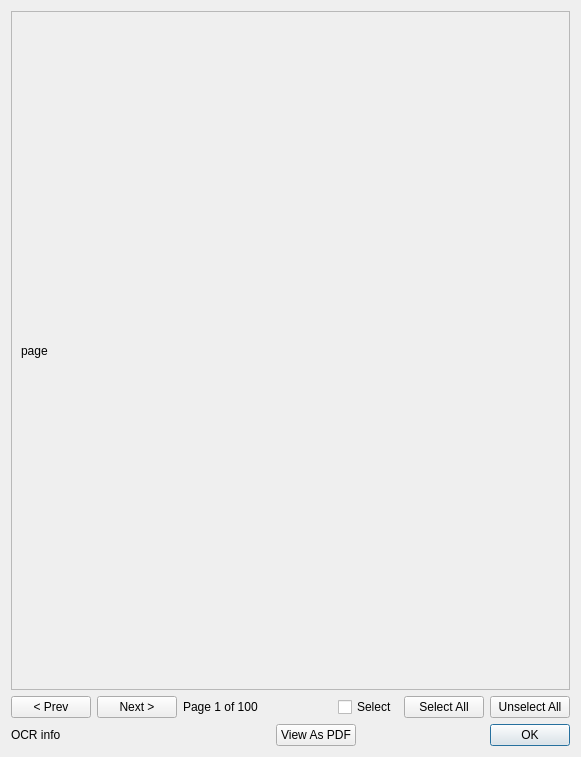
<?xml version="1.0" encoding="UTF-8"?>
<ui version="4.0">
 <class>InsightJournalWindow</class>
 <widget class="QDialog" name="InsightJournalWindow">
  <property name="geometry">
   <rect>
    <x>0</x>
    <y>0</y>
    <width>581</width>
    <height>757</height>
   </rect>
  </property>
  <property name="windowTitle">
   <string>Dialog</string>
  </property>
  <layout class="QVBoxLayout" name="verticalLayout_3">
   <item>
    <layout class="QVBoxLayout" name="verticalLayout">
     <item>
      <widget class="QScrollArea" name="scrollArea">
       <property name="widgetResizable">
        <bool>true</bool>
       </property>
       <widget class="QWidget" name="scrollAreaWidgetContents">
        <property name="geometry">
         <rect>
          <x>0</x>
          <y>0</y>
          <width>559</width>
          <height>673</height>
         </rect>
        </property>
        <layout class="QVBoxLayout" name="verticalLayout_2">
         <item>
          <widget class="QLabel" name="page">
           <property name="text">
            <string>page</string>
           </property>
          </widget>
         </item>
        </layout>
       </widget>
      </widget>
     </item>
     <item>
      <layout class="QHBoxLayout" name="horizontalLayout_3">
       <item>
        <layout class="QHBoxLayout" name="horizontalLayout">
         <item>
          <widget class="QPushButton" name="prevButton">
           <property name="text">
            <string>&lt; Prev</string>
           </property>
          </widget>
         </item>
         <item>
          <widget class="QPushButton" name="nextButton">
           <property name="text">
            <string>Next &gt;</string>
           </property>
          </widget>
         </item>
         <item>
          <widget class="QLabel" name="pageInfo">
           <property name="text">
            <string>Page 1 of 100</string>
           </property>
          </widget>
         </item>
        </layout>
       </item>
       <item>
        <spacer name="horizontalSpacer">
         <property name="orientation">
          <enum>Qt::Horizontal</enum>
         </property>
         <property name="sizeHint" stdset="0">
          <size>
           <width>40</width>
           <height>20</height>
          </size>
         </property>
        </spacer>
       </item>
       <item>
        <layout class="QHBoxLayout" name="horizontalLayout_2">
         <item>
          <widget class="QCheckBox" name="selectPageButton">
           <property name="text">
            <string>Select</string>
           </property>
          </widget>
         </item>
         <item>
          <widget class="QPushButton" name="selectAllButton">
           <property name="text">
            <string>Select All</string>
           </property>
          </widget>
         </item>
         <item>
          <widget class="QPushButton" name="unselectAllButton">
           <property name="text">
            <string>Unselect All</string>
           </property>
          </widget>
         </item>
        </layout>
       </item>
      </layout>
     </item>
     <item>
      <layout class="QHBoxLayout" name="horizontalLayout_4">
       <item>
        <widget class="QLabel" name="ocrInfo">
         <property name="text">
          <string>OCR info</string>
         </property>
         <property name="textInteractionFlags">
          <set>Qt::LinksAccessibleByMouse|Qt::TextSelectableByMouse</set>
         </property>
        </widget>
       </item>
       <item>
        <spacer name="horizontalSpacer_2">
         <property name="orientation">
          <enum>Qt::Horizontal</enum>
         </property>
         <property name="sizeHint" stdset="0">
          <size>
           <width>40</width>
           <height>20</height>
          </size>
         </property>
        </spacer>
       </item>
       <item>
        <widget class="QPushButton" name="viewPdfButton">
         <property name="text">
          <string>View As PDF</string>
         </property>
        </widget>
       </item>
       <item>
        <widget class="QDialogButtonBox" name="buttonBox">
         <property name="sizePolicy">
          <sizepolicy hsizetype="MinimumExpanding" vsizetype="Fixed">
           <horstretch>0</horstretch>
           <verstretch>0</verstretch>
          </sizepolicy>
         </property>
         <property name="orientation">
          <enum>Qt::Horizontal</enum>
         </property>
         <property name="standardButtons">
          <set>QDialogButtonBox::Ok</set>
         </property>
        </widget>
       </item>
      </layout>
     </item>
    </layout>
   </item>
  </layout>
 </widget>
 <resources/>
 <connections>
  <connection>
   <sender>buttonBox</sender>
   <signal>accepted()</signal>
   <receiver>InsightJournalWindow</receiver>
   <slot>accept()</slot>
   <hints>
    <hint type="sourcelabel">
     <x>248</x>
     <y>254</y>
    </hint>
    <hint type="destinationlabel">
     <x>157</x>
     <y>274</y>
    </hint>
   </hints>
  </connection>
  <connection>
   <sender>buttonBox</sender>
   <signal>rejected()</signal>
   <receiver>InsightJournalWindow</receiver>
   <slot>reject()</slot>
   <hints>
    <hint type="sourcelabel">
     <x>316</x>
     <y>260</y>
    </hint>
    <hint type="destinationlabel">
     <x>286</x>
     <y>274</y>
    </hint>
   </hints>
  </connection>
 </connections>
</ui>
